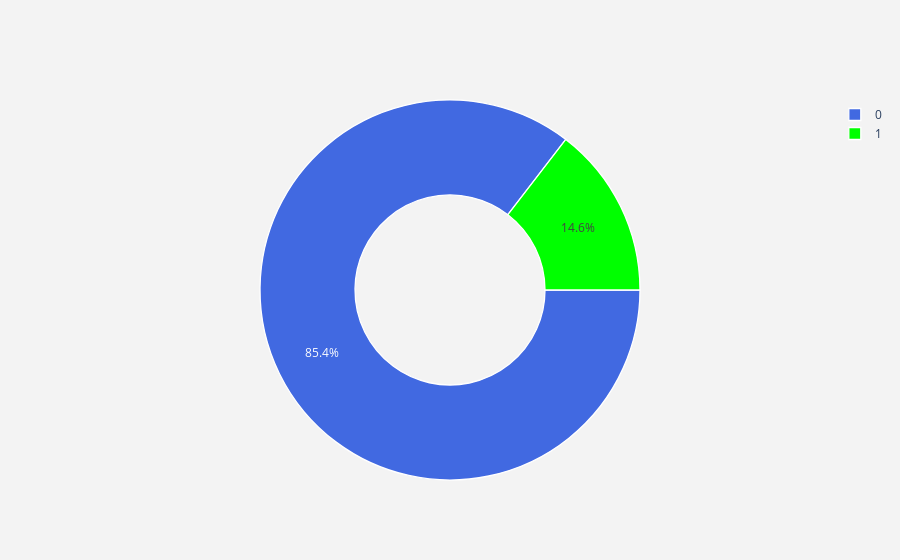

The cell this chart's notebook holds for it:
### Markdown cell above
* все данные находятся в форматах, подходящих для дальнейшей работы

Графическое отображение несбалансированности классов:

### Code cell
#labels
lab = data["Revenue"].value_counts().keys().tolist()
#values
val = data["Revenue"].value_counts().values.tolist()

trace = go.Pie(labels = lab ,
               values = val ,
               marker = dict(colors =  [ 'royalblue' ,'lime'],
                             line = dict(color = "white",
                                         width =  1.3)
                            ),
               rotation = 90,
               hoverinfo = "label+value+text",
               hole = .5
              )
layout = go.Layout(dict(
                        plot_bgcolor  = "rgb(243,243,243)",
                        paper_bgcolor = "rgb(243,243,243)",
                       )
                  )

data1 = [trace]
fig = go.Figure(data = data1,layout = layout)
py.iplot(fig)

### Figure 1 — Plotly figure (JSON) as saved in the notebook; plotly's stock layout.template omitted (floating-point values rounded to 4 significant figures)
{"data": [{"hole": 0.5, "hoverinfo": "label+value+text", "labels": [0, 1], "marker": {"colors": ["royalblue", "lime"], "line": {"color": "white", "width": 1.3}}, "rotation": 90, "type": "pie", "values": [5724, 976]}], "layout": {"paper_bgcolor": "rgb(243,243,243)", "plot_bgcolor": "rgb(243,243,243)"}}
